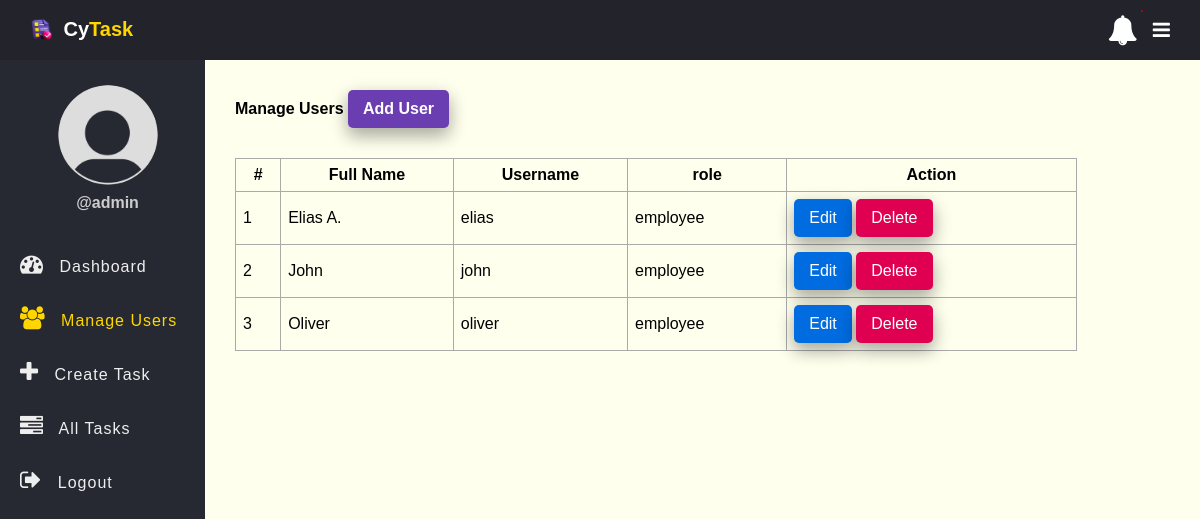
Page /user.php (signed in) on the earlier database version.
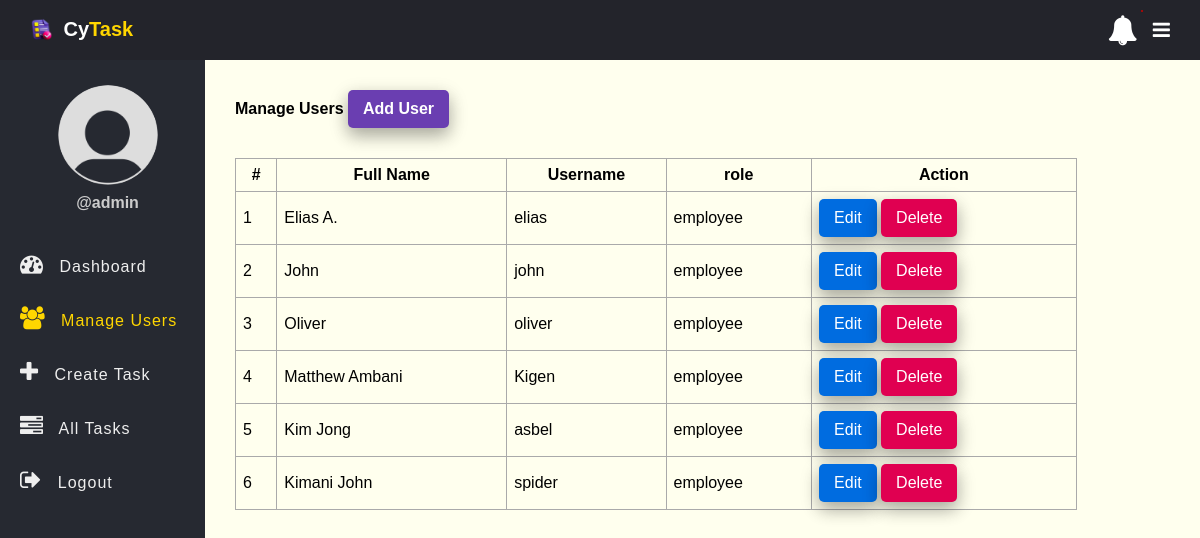
Same page on the later database version.
### tables this page shows
CREATE TABLE `users` (
  `id` int(11) NOT NULL AUTO_INCREMENT,
  `full_name` varchar(50) NOT NULL,
  `username` varchar(50) NOT NULL,
  `password` varchar(255) NOT NULL,
  `role` enum('admin','employee') NOT NULL,
  `created_at` timestamp NOT NULL DEFAULT current_timestamp(),
  `email` varchar(255) DEFAULT NULL,
  PRIMARY KEY (`id`)
);

### app/Model/User.php (called while the page is built, shortened)
<?php
function get_all_users($conn){
	$sql = "SELECT * FROM users WHERE role =? ";
	$stmt = $conn->prepare($sql);
	$stmt->execute(["employee"]);
	if($stmt->rowCount() > 0){
		$users = $stmt->fetchAll();
	}else $users = 0;
	return $users;
}

### user.php (the view, shortened to what this page needs)
<?php
if (isset($_SESSION['role']) && isset($_SESSION['id']) && $_SESSION['role'] == "admin") {
    include "DB_connection.php";
    include "app/Model/User.php";
    $users = get_all_users($conn);
 ?>
<!DOCTYPE html>
<html>
<head>
	<link rel="stylesheet" href="https://stackpath.bootstrapcdn.com/font-awesome/4.7.0/css/font-awesome.min.css">
	<link rel="stylesheet" href="css/style.css">
</head>
<body>
	<?php include "inc/header.php" ?>
	<div class="body">
		<?php include "inc/nav.php" ?>
		<section class="section-1">
			<h4 class="title">Manage Users <a href="add-user.php">Add User</a></h4>
			<?php if ($users != 0) { ?>
			<table class="main-table">
				<tr>
					<th>#</th>
					<th>Full Name</th>
					<th>Username</th>
					<th>role</th>
					<th>Action</th>
				</tr>
				<?php $i=0; foreach ($users as $user) { ?>
				<tr>
					<td><?=++$i?></td>
					<td><?=$user['full_name']?></td>
					<td><?=$user['username']?></td>
					<td><?=$user['role']?></td>
					<td>
						<a href="edit-user.php?id=<?=$user['id']?>" class="edit-btn">Edit</a>
						<a href="delete-user.php?id=<?=$user['id']?>" class="delete-btn">Delete</a>
					</td>
				</tr>
			   <?php	} ?>
			</table>
		<?php }else { ?>
			<h3>Empty</h3>
		<?php  }?>
		</section>
	</div>
</body>
</html>
<?php }else{
   $em = "First login";
   header("Location: login.php?error=$em");
   exit();
}
 ?>

Differences in the rows shown:
added users: full_name "Matthew Ambani", username "Kigen", role "employee"
added users: full_name "Kim Jong", username "asbel", role "employee"
added users: full_name "Kimani John", username "spider", role "employee"
